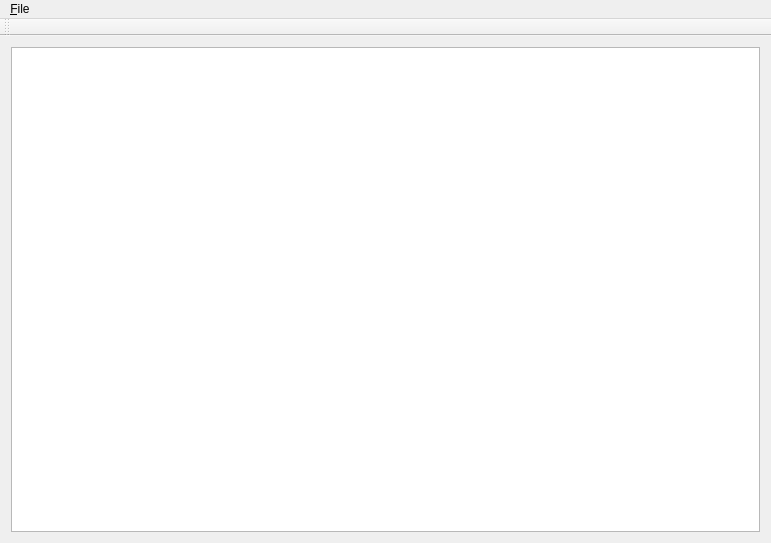
<?xml version="1.0" encoding="UTF-8"?>
<ui version="4.0">
 <class>QNEMainWindow</class>
 <widget class="QMainWindow" name="QNEMainWindow">
  <property name="geometry">
   <rect>
    <x>0</x>
    <y>0</y>
    <width>771</width>
    <height>543</height>
   </rect>
  </property>
  <property name="windowTitle">
   <string>QNodesEditor Demo (c) 2012 STANISLAW ADASZEWSKI, http://algoholic.eu</string>
  </property>
  <widget class="QWidget" name="centralWidget">
   <layout class="QVBoxLayout" name="verticalLayout">
    <item>
     <widget class="QGraphicsView" name="graphicsView"/>
    </item>
   </layout>
  </widget>
  <widget class="QMenuBar" name="menuBar">
   <property name="geometry">
    <rect>
     <x>0</x>
     <y>0</y>
     <width>771</width>
     <height>24</height>
    </rect>
   </property>
   <widget class="QMenu" name="menu_File">
    <property name="title">
     <string>&amp;File</string>
    </property>
    <addaction name="action_Save"/>
    <addaction name="action_Load"/>
    <addaction name="separator"/>
    <addaction name="action_Quit"/>
   </widget>
   <addaction name="menu_File"/>
  </widget>
  <widget class="QToolBar" name="toolBar">
   <property name="windowTitle">
    <string>toolBar</string>
   </property>
   <attribute name="toolBarArea">
    <enum>TopToolBarArea</enum>
   </attribute>
   <attribute name="toolBarBreak">
    <bool>false</bool>
   </attribute>
  </widget>
  <action name="action_Save">
   <property name="text">
    <string>&amp;Save</string>
   </property>
  </action>
  <action name="action_Load">
   <property name="text">
    <string>&amp;Load</string>
   </property>
  </action>
  <action name="action_Quit">
   <property name="text">
    <string>&amp;Quit</string>
   </property>
  </action>
 </widget>
 <layoutdefault spacing="6" margin="11"/>
 <resources/>
 <connections/>
</ui>
